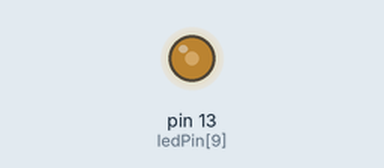
This program was run on a simulated Arduino Uno, built with avr-gcc and run on an emulated ATmega328P. Parts: output pins drawn as LEDs (lit = HIGH).

Above: at 0.1 s.
Timing chart, 0 to 1.6 s (numbered marks = the images above):
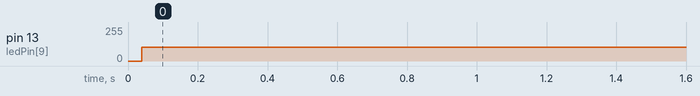

The program:

main.cpp
```cpp
#include <Arduino.h>

uint8_t ledPin[] = {4, 5, 6, 7, 8, 9, 10, 11, 12, 13};
uint8_t ledDelay = 65;
uint8_t direction = 1;
uint8_t currentLED = 0;
unsigned long changeTime;

void changeLED();

void setup() {
  // for (int i = 0; i < 10; i++)  {
  //   pinMode(ledPin[i], OUTPUT);
  // }
  pinMode(LED_BUILTIN, OUTPUT);
  digitalWrite(LED_BUILTIN, LOW);
}

void loop() {
  // if ((millis() - changeTime) > ledDelay) {
  //   changeLED();
  //   changeTime = millis();
  // }
  digitalWrite(LED_BUILTIN, HIGH);
  digitalWrite(LED_BUILTIN, LOW);
}

void changeLED() {
  for (int x = 0; x < 10; x++) {          // Wyłączenie wszystkich diod
    digitalWrite(ledPin[x], LOW);
  }
  digitalWrite(ledPin[currentLED], HIGH); // Włączenie kolejnej diody LED
  currentLED += direction;                // Wskazanie na kolejną diode LED
  if (currentLED == 9) {                  // Zmiana kierunku
    direction = -1;
  }
  if (currentLED == 0) {
    direction = 1;
  }
}
```

Measured:
- by itself, pin 13 (ledPin[9]): 0/255 → 105/255 at 0.04 s
